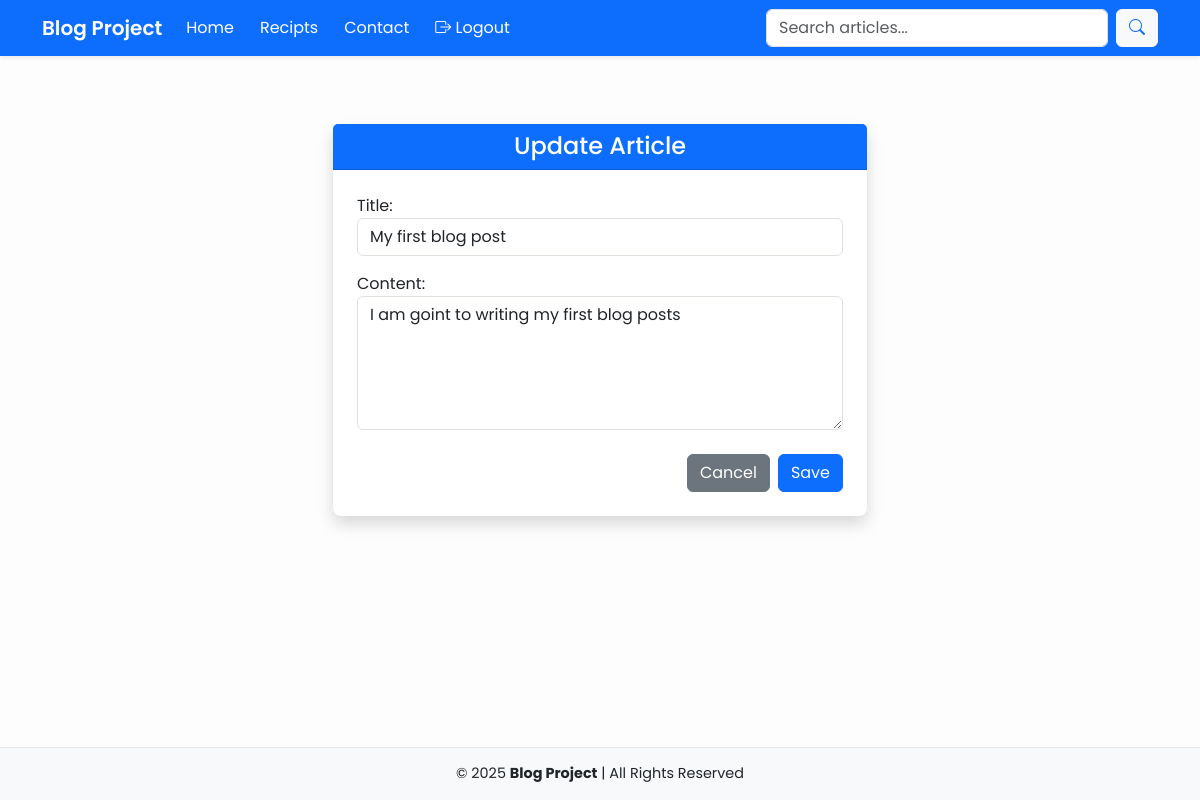
/articles/2/edit/ (signed in), run on an earlier commit of the app's database.
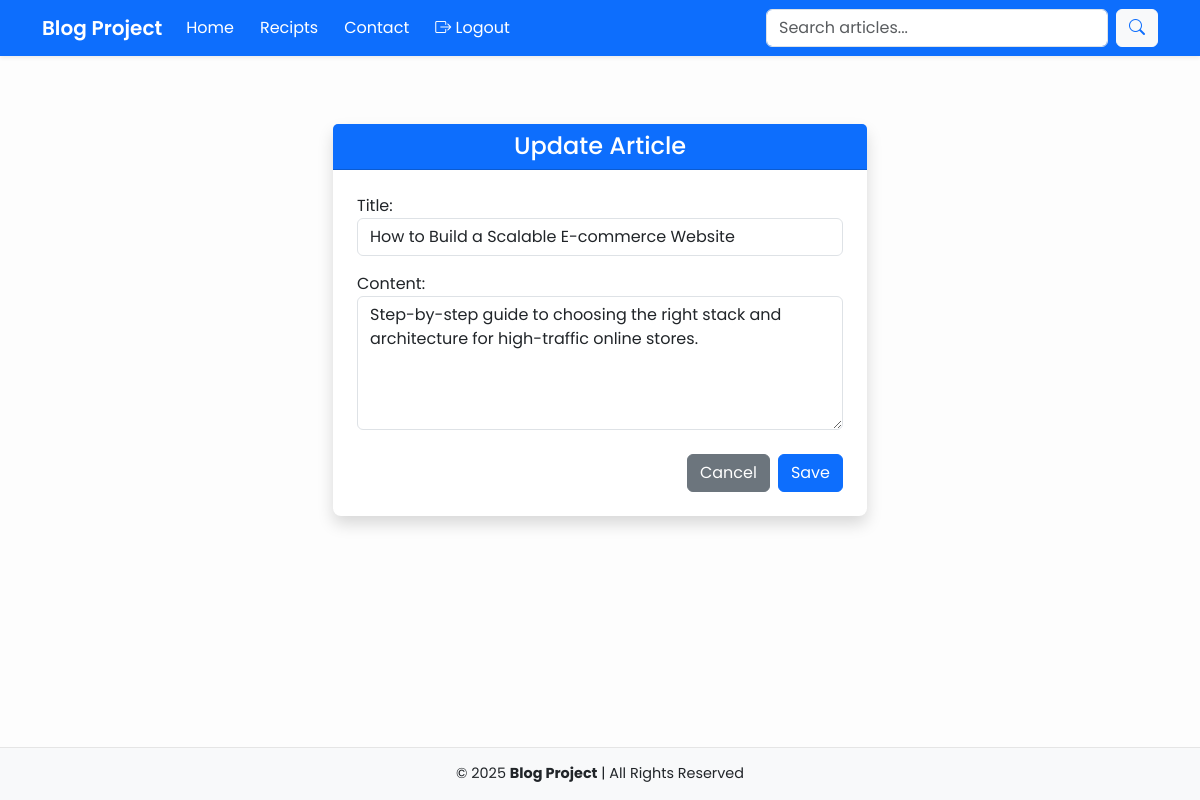
And on a later commit of the database.
### articles/models.py (models this page shows, shortened)
class Article(models.Model):
    user = models.ForeignKey(User, blank=True, null=True, on_delete=models.CASCADE)
    title = models.CharField(max_length=255)
    slug = models.SlugField(max_length=255, blank=True, null=True)
    content = models.TextField()
    created_at = models.DateTimeField(auto_now_add=True)
    updated_at = models.DateTimeField(auto_now=True)
    publish = models.DateField(null=True, blank=True)
    objects = ArticleManager()

### articles/views.py (the view)
# urls.py: path("<int:id>/edit/", articles_update_view, name="article-update"),
@login_required
def articles_update_view(request, id):
    obj = get_object_or_404(Article, id=id)
    print(obj)
    form = ArticleForm(request.POST or None, instance=obj)
    context = {
        "form":form,
        "object":obj
    }
    if form.is_valid():
        form.save()
        return redirect('home')
    return render(request, "articles/update.html", context)

### articles/forms.py (shortened to what this page needs)
class ArticleForm(forms.ModelForm):
    class Meta:
        model = Article
        fields = ['title', 'content']
        widgets = {
            'title': forms.TextInput(attrs={
                'class': 'form-control',
                'placeholder': 'Enter the title'
            }),
            'content': forms.Textarea(attrs={
                'class': 'form-control',
                'placeholder': 'Write your content here',
                'rows': 5
            }),
        }

### articles/models.py (called while the page is built)
    def get_queryset(self):
        return ArticleQuerySet(self.model, using=self._db)

### articles/templates/articles/update.html (shortened to what this page needs)
{% extends "layout/base.html" %} {% block content %}
<div class="container mt-5">
  <div class="row justify-content-center">
    <div class="col-md-8 col-lg-6">
      <div class="card shadow border-0 rounded-3">
        <div class="card-header bg-primary text-white text-center">
          <h4 class="mb-0">Update Article</h4>
        </div>
        <form method="POST" class="p-4" autocomplete="off">
          <div class="form-group mb-3">{{ form.as_p }}</div>
          <div class="d-flex justify-content-end gap-2 mt-4">
            <a href="{% url 'home' %}" class="btn btn-secondary"> Cancel </a>
            <button type="submit" class="btn btn-primary">Save</button>
          </div>
        </form>
      </div>
    </div>
  </div>
</div>
{% endblock content %}

What changed in the data, as far as the page shows it:
changed Article: title "My first blog post" → "How to Build a Scalable E-commerce Website"; content "I am goint to writing my first blog posts" → "Step-by-step guide to choosing the right stack and architecture for high-traffic online stores."
